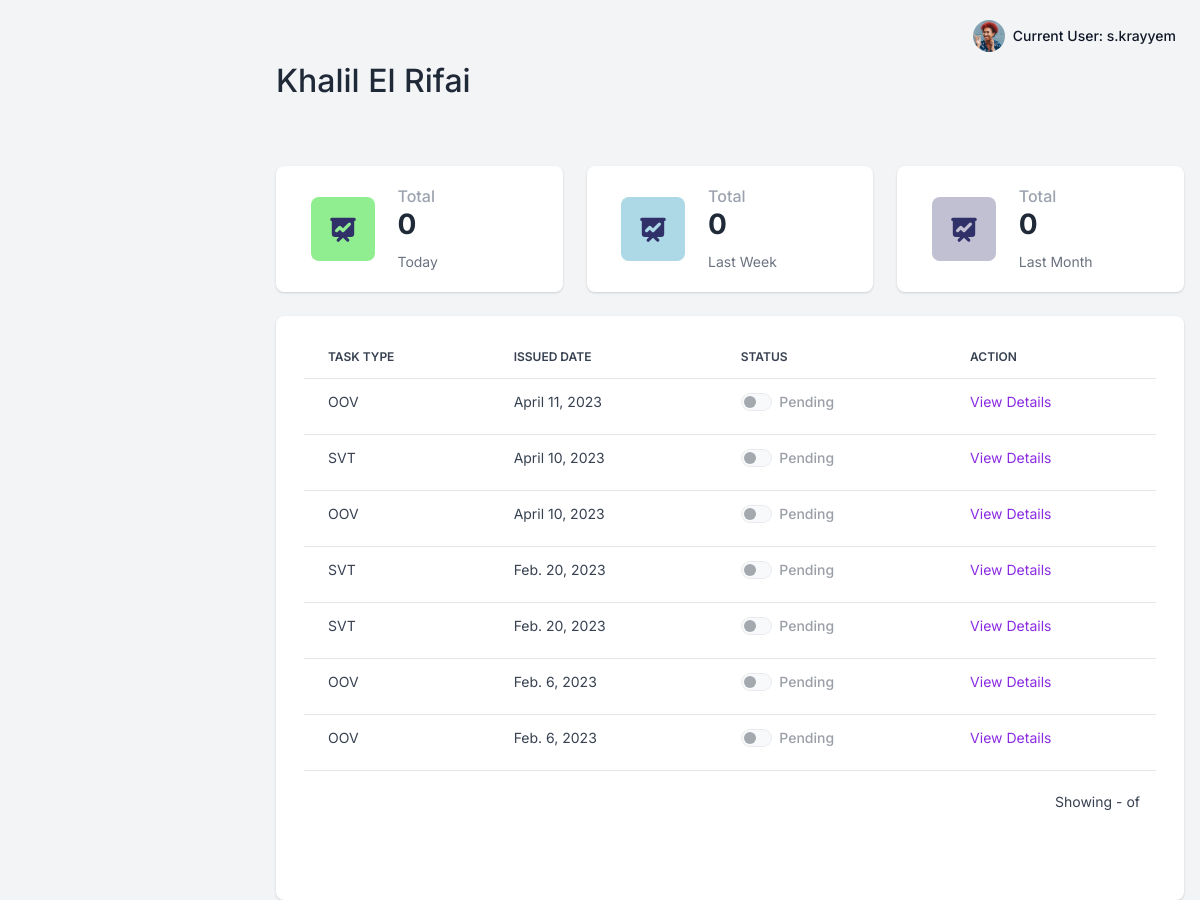
The page /reports/hr/profile/1 (signed in) on the database as committed earlier.
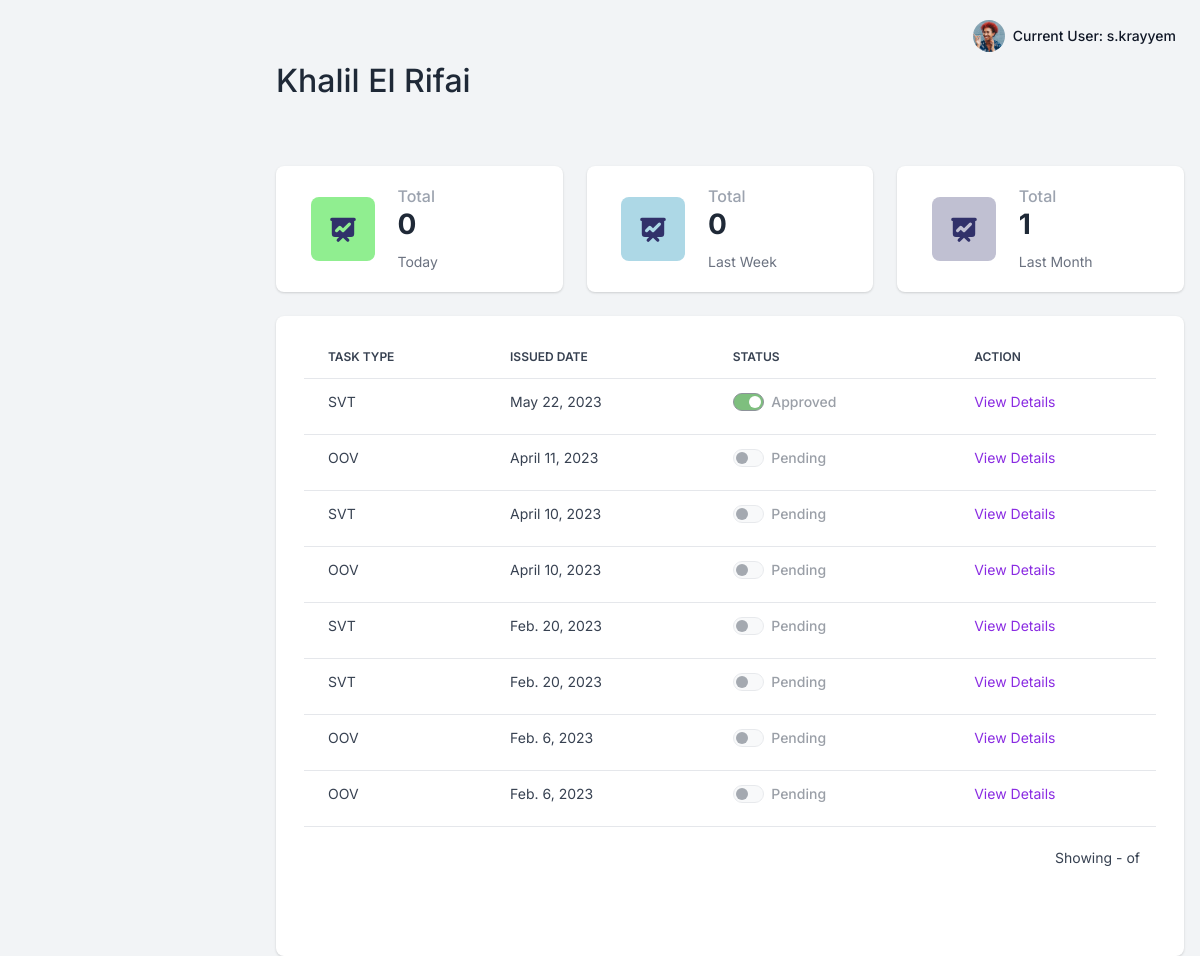
The same page on the database as committed later.
### apps/reports/models.py (models this page shows, shortened)
class Report(Model):
    STATUS_CHOICES= (
    ('Pending', 'Pending'),
    ('Approved', 'Approved'),
    )
    id=AutoField(primary_key=True,editable=False)
    owner = ForeignKey(Employee,on_delete=SET_NULL,null=True)
    task_type=ForeignKey(Task_type,on_delete=SET_NULL,null=True)
    created_at=DateTimeField(auto_now_add=True)
    status=CharField(max_length=50,choices=STATUS_CHOICES,default='Pending')
    description=TextField(null=True)

class Task_type(Model):
    id=AutoField(primary_key=True,editable=False)
    job_title=ForeignKey(Job_title,on_delete=CASCADE,null=True)
    type = CharField(max_length=50,null=True)
    def __str__(self):
        return self.type

### apps/reports/views.py (the view)
# urls.py: path('hr/profile/<int:pk>',views.ProfileView.as_view(),name='profile'),
class ProfileView(LoginRequiredMixin,ListView):
    model=Report
    template_name='reports/profile.html'
    def get_context_data(self, **kwargs):
        context = super().get_context_data(**kwargs)
        pk = self.kwargs.get('pk')
        reports=Report.objects.filter(owner_id=pk).order_by('-created_at')
        last_week_start = timezone.now() - timedelta(weeks=1)
        last_week_reports = Report.objects.filter(owner_id=pk, created_at__gte=last_week_start).count()
        context['week'] = last_week_reports
        last_month_start = timezone.now() - timedelta(days=30)
        last_month_reports = Report.objects.filter(owner_id=pk, created_at__gte=last_month_start).count()
        context['month'] = last_month_reports
        today_start = timezone.now().replace(hour=0, minute=0, second=0, microsecond=0)
        today_reports = Report.objects.filter(owner_id=pk, created_at__gte=today_start).count()
        context['today'] = today_reports
        context['report_list']=reports
        context['name'] = reports.first().owner.fullname if reports.exists() else None
        return context

### apps/context_processors.py (called while the page is built)
def cfg_assets_root(request):
    return { 'ASSETS_ROOT' : settings.ASSETS_ROOT }

### apps/reports/models.py (called while the page is built)
    @property
    def fullname(self):
        return self.user.first_name +" "+self.user.last_name

### apps/templates/reports/profile.html (shortened to what the changed rows need)
{% extends "layouts/base.html" %}
{% block content %}
{% load humanize %}
<div class="row">
    <label><h2>{{name}}</h2></label>
<div class="col-12 col-sm-6 col-xl-4 mb-4">
    <div class="card border-0 shadow">
        <div class="card-body">
            <div class="row d-block d-xl-flex align-items-center">
                <div class="col-12 col-xl-7 px-xl-0">
                    <div class="d-none d-sm-block">
                        <h2 class="h6 text-gray-400 mb-0">Total</h2>
                    </div>
                </div>
            </div>
        </div>
    </div>
</div>
<div class="col-12 col-sm-6 col-xl-4 mb-4">
    <div class="card border-0 shadow">
        <div class="card-body">
            <div class="row d-block d-xl-flex align-items-center">
                <div class="col-12 col-xl-7 px-xl-0">
                    <div class="d-none d-sm-block">
                        <h2 class="h6 text-gray-400 mb-0">Total</h2>
                    </div>
                </div>
            </div>
        </div>
    </div>
</div>
<div class="col-12 col-sm-6 col-xl-4 mb-4">
    <div class="card border-0 shadow">
        <div class="card-body">
            <div class="row d-block d-xl-flex align-items-center">
                <div class="col-12 col-xl-7 px-xl-0">
                    <div class="d-none d-sm-block">
                        <h2 class="h6 text-gray-400 mb-0">Total</h2>
                        <h3 class="fw-extrabold mb-2">{{month}}</h3>
                    </div>
                </div>
            </div>
        </div>
    </div>
</div>
</div>
  <div class="card card-body border-0 shadow table-wrapper table-responsive">
    <div class="container-fluid">
        <div class="row mb-5">
      <table class="table table-hover">
          <thead>
              <tr>
                  <th class="border-gray-200">Task Type</th>
                  <th class="border-gray-200">Issued Date</th>
                  <th class="border-gray-200">Status</th>
                  <th class="border-gray-200">Action</th>
              </tr>
          </thead>
          <tbody>
              {% if report_list%}
              {% for report in report_list %}
                        <tr>
                            <td><span class="fw-normal">{{report.task_type}}</span></td>
                            <td><span class="fw-normal">{{report.created_at|naturalday}}</span></td>
                            <td>
                                <span class="form-check form-switch">
                                    {% if report.status == 'Approved' %}
                                    <input class="form-check-input" type="checkbox" id="flexSwitchCheckChecked"  checked style="background-color: green;"  disabled>
                                    <label class="form-check-label" for="flexSwitchCheckChecked">Approved</label>
                                    {% else %}
                                    <input class="form-check-input" type="checkbox" id="flexSwitchCheckChecked" disabled>
                                    <label class="form-check-label" for="flexSwitchCheckChecked">Pending</label>
                                    {% endif %}
                                </span>
                            </td>
                            <td>
                                <a style="color:blueviolet;" href="{% url 'reports:H-detail' report.id %}">View Details</a>
                            </td>
                        </tr>
                {% endfor %}
              {% endif %}
          </tbody>
      </table>
    </div>
</div>
  </div>
{% endblock content %}

Rows that differ between the two databases and show on the page:
added Report: task_type "SVT", created_at "May 22, 2023"
Other text that changed with them:
{{ month }}: "0" → "1"
